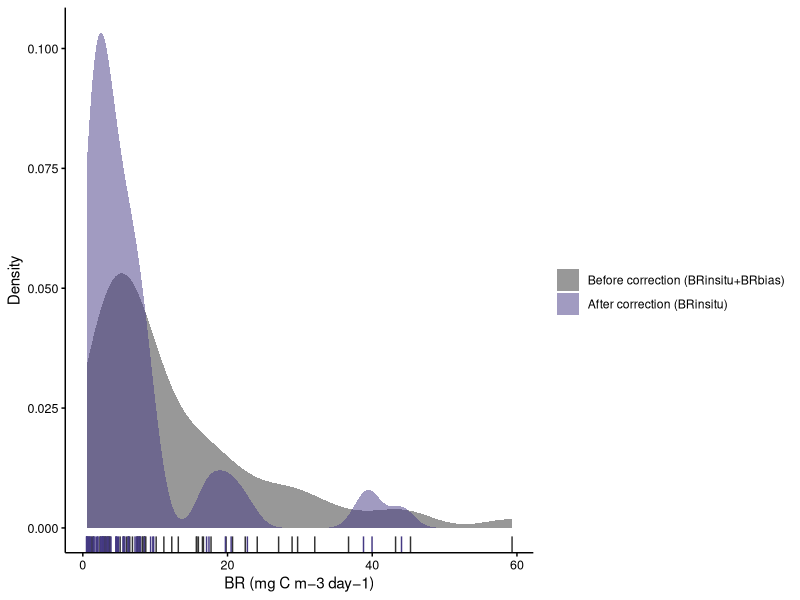
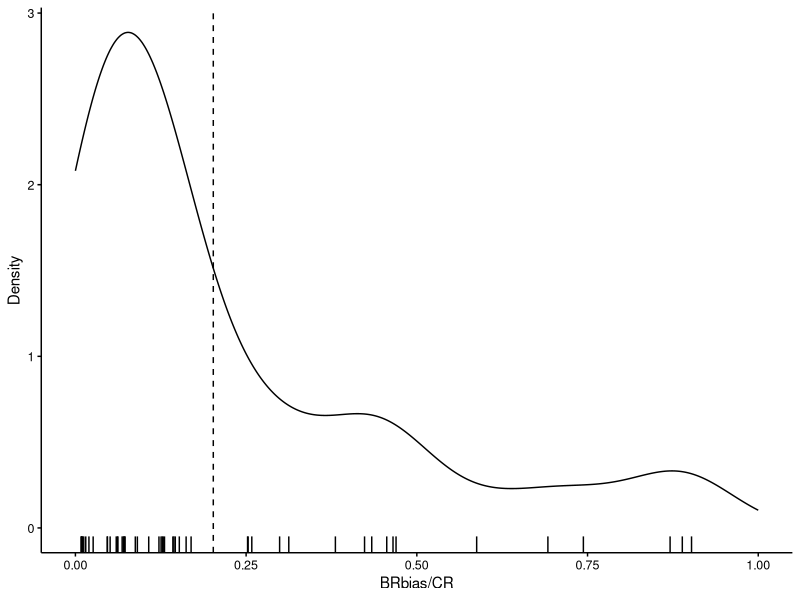

The R script that drew these images, in order:
#### Density distribution of bacterial respiration biases and its impact on the community respiration measurements

library(reshape2)
library(ggplot2)
library(ggpubr)


# Density distribution of BR before and after correction of bottle-based measurements (Fig. 2a)
dat <- read.csv('../output/corrected_BR.csv')

BR <- dat[c('No', 'BR_total', 'BR_insitu')]
BR <- melt(BR, id = 'No')
BR$variable <- factor(BR$variable, levels = c('BR_total', 'BR_insitu'), labels = c('Before correction (BRinsitu+BRbias)', 'After correction (BRinsitu)'))

p_BR <- ggplot(BR, aes(x = value)) +
geom_density(aes(fill = variable), position = position_dodge(width = 0), bins = 10, alpha = 0.5, color = NA) +
geom_rug(aes(color = variable), show.legend = FALSE) +
scale_fill_manual(values = c('#323232', '#443983')) +
scale_color_manual(values = c('#323232', '#443983')) +
theme(panel.grid = element_blank(), 
	panel.background = element_blank(),
	axis.line = element_line(color = 'black', size = 0.5), 
	axis.ticks = element_line(color = 'black', size = 0.5), 
	axis.text = element_text(color = 'black', size = 9)) +
labs(x = 'BR (mg C m−3 day−1)', y = 'Density', fill = '')

p_BR


# Density distribution of BRbias/CR (Fig. 2b)
p_BRbias_CR <- ggplot(dat, aes(x = BRbias_CR)) +
geom_density(bins = 10) +
geom_rug() +
theme(panel.grid = element_blank(), 
	panel.background = element_blank(),
	axis.line = element_line(color = 'black', size = 0.5), 
	axis.ticks = element_line(color = 'black', size = 0.5), 
	axis.text = element_text(color = 'black', size = 9)) +
scale_x_continuous(limits = c(0, 1)) +
geom_vline(xintercept = mean(dat$BRbias_CR, na.rm = TRUE), linetype = 2) +
labs(x = 'BRbias/CR', y = 'Density')

p_BRbias_CR

